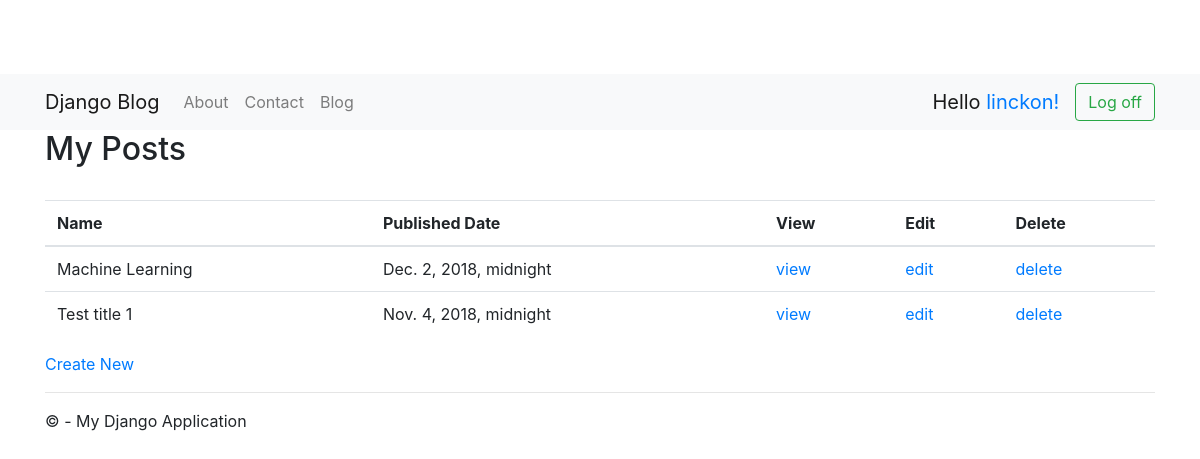
Page /blog/author/list (signed in) on the committed database.
### blog/models.py (models this page shows, shortened)
class BlogPost(models.Model):
    title = models.CharField(max_length=200)
    short_description = models.CharField(max_length=4000)
    content = models.TextField()
    status = models.PositiveSmallIntegerField()
    url = models.CharField(max_length=200, default=None, blank=True, null=True)
    tag = models.CharField(max_length=40, default=None, blank=True, null=True)
    order = models.FloatField(default=0)
    pub_date = models.DateTimeField('date published')
    author = models.CharField(max_length=200, default=None, blank=True, null=True)
    created_date = models.DateTimeField('date created')
    last_updated_date = models.DateTimeField('date updated')
    isdeleted = models.BooleanField()
    user = models.ForeignKey(User, null=True)

### blog/views.py (the view)
# urls.py: url('blog/author/list', blog.views.AuthorBlogPostListView.as_view(template_name='blog/author_blog_post_list.html'), name='author_blog_post_list'),
class AuthorBlogPostListView(ListView):
    model = BlogPost
    def get_queryset(self):
        return BlogPost.objects.filter(user_id=self.request.user.id)

### blog/templates/blog/author_blog_post_list.html
﻿{% extends "app/layout.html" %}
{% block content %}
<h2>My Posts</h2>
<br/>
<table  class="table">
<thead>
    <tr>
    <th>Name</th>
    <th>Published Date</th>
    <th>View</th>
    <th>Edit</th>
    <th>Delete</th>
    </tr>
</thead>
<tbody>
    {% for blogpost in object_list %}
    <tr>
    <td>{{ blogpost.title }}</td>
    <td>{{ blogpost.pub_date }}</td>
    <td><a href="{% url "blog:author_blog_post_view" blogpost.id %}">view</a></td>
    <td><a href="{% url "blog:author_blog_post_edit" blogpost.id %}">edit</a></td>
    <td><a href="{% url "blog:author_blog_post_delete" blogpost.id %}">delete</a></td>
    </tr>
    {% endfor %}
</tbody>
</table>
<a href="{% url "blog:author_blog_post_new" %}">Create New</a>
{% endblock %}

### app/templates/app/loginpartial.html (shortened to what this page needs)
{% if user.is_authenticated %}
<form class="form-inline my-2 my-lg-0" id="logoutForm" action="/logout" method="post" >
    <span class="navbar-brand">Hello <a href="/admin">{{ user.username }}!</a></span>
     <a class="btn btn-outline-success my-2 my-sm-0" href="javascript:document.getElementById('logoutForm').submit()">Log off</a>
</form>
{% else %}
<form class="form-inline my-2 my-lg-0">
    <a class="btn btn-outline-success my-2 my-sm-0" href="{% url 'account:signup' %}">Sign Up</a> &nbsp;
    <a class="btn btn-primary my-2 my-sm-0" href="{% url 'login' %}">Log in</a>
 </form>
{% endif %}

### app/static/app/content/site.css (style rules this page uses)
body { padding-top: 50px; padding-bottom: 20px; }

### rows in the picture
BlogPost: title "Machine Learning", pub_date "Dec. 2, 2018, midnight"
BlogPost: title "Test title 1", pub_date "Nov. 4, 2018, midnight"

### other values in the picture
{{ user.username }} "linckon"
